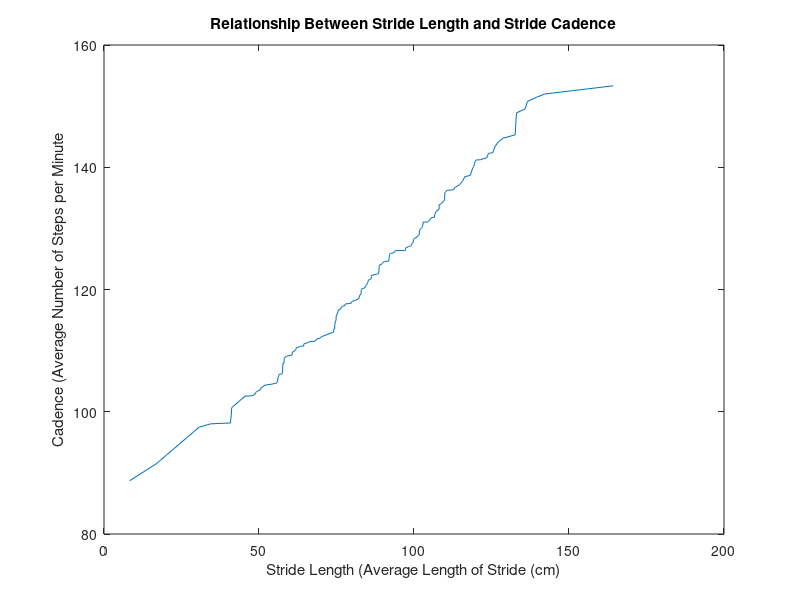
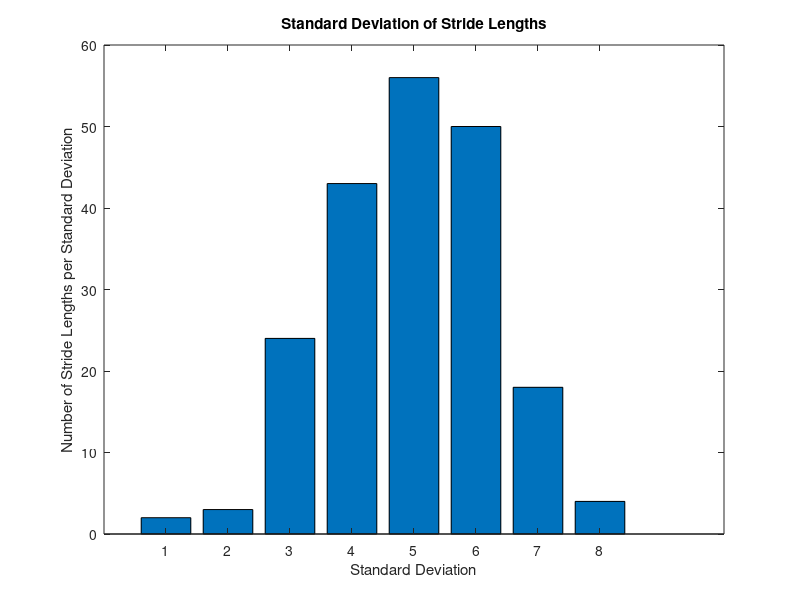

The MATLAB source for these figures, in order:
% Shelley Wei
% ENGR 130
% Homework 8
% Started 10/14/23
% Submitted 10//23
% Due 10/18/23

%% Question 2
clear;
clc;
close all;

load('HW8_gait_data.mat');

% Part 1
cadenceSort = sort(cadence);
strideSort = sort(stride_length);

figure(1);
plot(strideSort, cadenceSort);
title("Relationship Between Stride Length and Stride Cadence");
xlabel("Stride Length (Average Length of Stride (cm)");
ylabel("Cadence (Average Number of Steps per Minute");

strideRange = max(stride_length) - min(stride_length); % the range() function only seems to work with integer values
fprintf("The range of stride lengths is approximately %.2f cm.\n", strideRange);

% Part 2
strideSegment = strideRange/8;
strideStdev = zeros(1,8);

for i = 1:length(strideSort)
    if (strideSort(i) <= strideSegment)
        strideStdev(1) = strideStdev(1) + 1;
    elseif (strideSort(i) <= strideSegment*2)
        strideStdev(2) = strideStdev(2) + 1;
    elseif (strideSort(i) <= strideSegment*3)
        strideStdev(3) = strideStdev(3) + 1;
    elseif (strideSort(i) <= strideSegment*4)
        strideStdev(4) = strideStdev(4) + 1;
    elseif (strideSort(i) <= strideSegment*5)
        strideStdev(5) = strideStdev(5) + 1;
    elseif (strideSort(i) <= strideSegment*6)
        strideStdev(6) = strideStdev(6) + 1;
    elseif (strideSort(i) <= strideSegment*7)
        strideStdev(7) = strideStdev(7) + 1;
    else
        strideStdev(8) = strideStdev(8) + 1;
    end
end

figure(2);
bar(strideStdev);
title("Standard Deviation of Stride Lengths");
xlabel("Standard Deviation");
ylabel("Number of Stride Lengths per Standard Deviation");

% Part 3
strideTime = cadence./120; % calculate the time length of the avg stride ?????????????????
stanceSwing = stance + swing;
diff = abs(strideTime - stanceSwing);

discrepant = diff(diff > 0.01); % find how many patients have discrepant data
disIdx = find(diff > 0.01); % find the indices of the patients with discrepant data (finding where the condition doesn't return 0)
disPatient = patient(disIdx);

% forgot how to find elements at certain indices so just used for-loop, figured out how to use logical indexing later
% disPatient = [];
% 
% for i = 1:disIdx
%     disPatient = [disPatient, patient(disIdx)];
% end

% forgot how to find indices so just used for-loop, figured out how to use logical indexing later
% disIdx = [];
% 
% for i = 1:length(diff)
%     if (diff(i) > 0.1)
%         disIdx = [disIdx, i];
%     end
% end

fprintf("There are %i patients with discrepant data: \n", length(discrepant));

% display all patients with discrepant data
for i = 1:length(discrepant)
    fprintf("  Patient %i\n", disPatient(i));
end